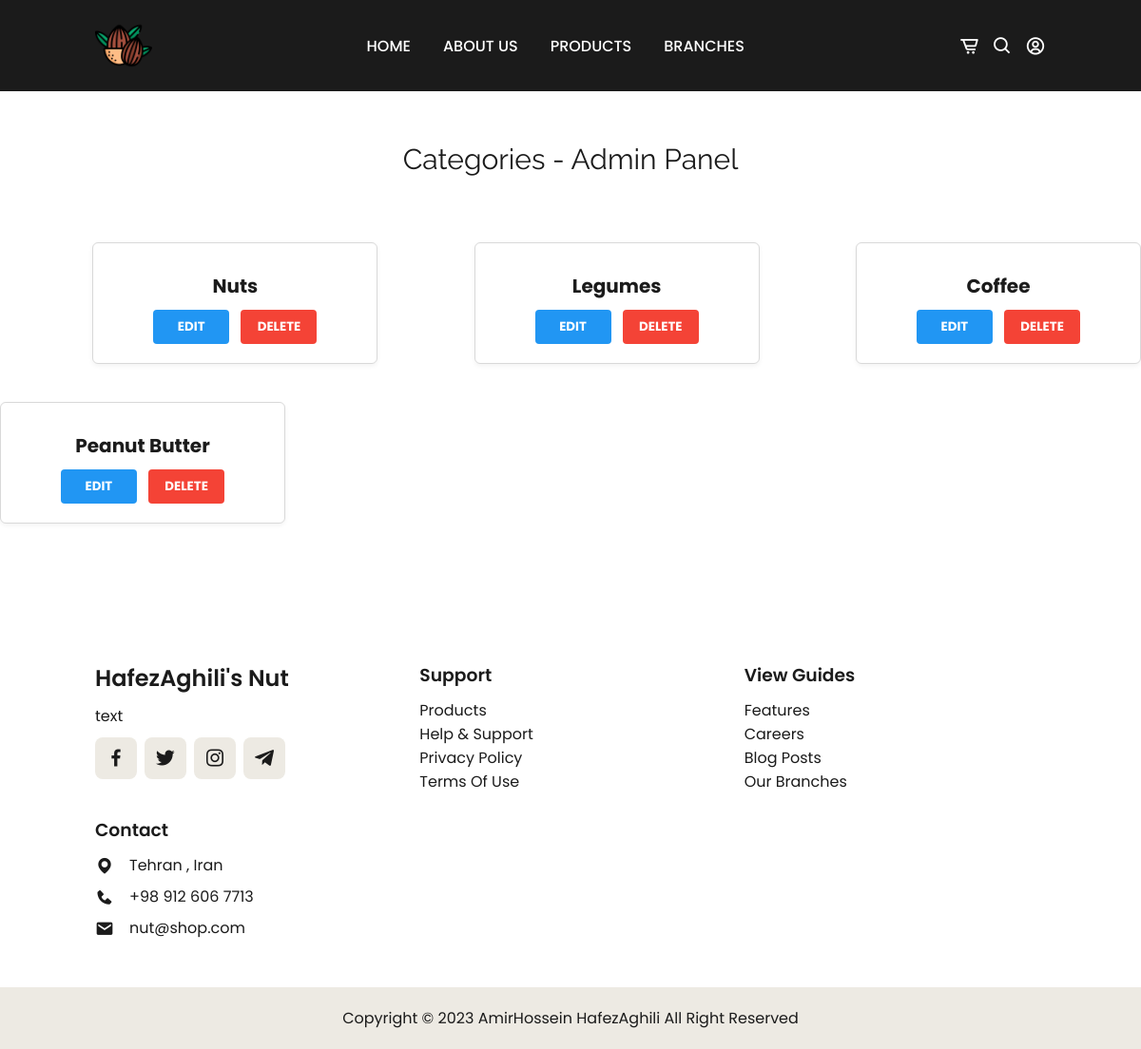
The app's page /panel/category/ with its own data.
### pages/models.py (models this page shows, shortened)
class Category(models.Model):
    name = models.CharField(max_length=50)

### pages/views.py (the view)
# urls.py: path('panel/category/',CategoryListView.as_view(),name='category_view'),
class CategoryListView(ListView):
    model = Category
    template_name = 'panel/category/category_view.html'

### templates/panel/category/category_view.html (shortened to what this page needs)
{% extends 'register_base.html' %}
{% load static %}
    {% block styles %}
    <link rel="stylesheet" type="text/css" href="{% static 'css/stylesListView.css' %}">
    {% endblock %}
{% block content %}
<br><br><br>
<p style="text-align:center" class="title">Categories - Admin Panel</p>
<br><br>
<div class="box-container">
    {% for category in category_list %}
    <div class="list-item">
        <div class="list-title">{{ category.name }}</div>
        <div class="list-buttons">
            <a href="{% url 'category_update' category.pk %}"><button class="button-edit">Edit</button></a>
            <a href="{% url 'category_delete' category.pk %}"><button class="button-delete">Delete</button></a>
        </div>
    </div>
    {% endfor %}
</div>
<br><br><br>
{% endblock %}

### static/css/stylesHome.css (style rules this page uses)
* { font-family: 'Poppins', sans-serif; margin: 0; padding: 0; box-sizing: border-box; scroll-padding-top: 4rem; scroll-behavior: smooth; list-style: none; text-decoration: none; }
:root { --main-color:#bc9667; --second-color:#edeae3; --text-color:#1b1b1b; --bg-color:#ffffff; --box-shadow: 2px 2px 10px 4px rgb(14 55 54 / 15%); }
body { color: var(--text-color); }

### static/css/stylesListView.css (style rules this page uses)
.title { font-family: 'Raleway', sans-serif; font-size: 30px; }
.box-container { display: flex; flex-wrap: wrap; justify-content: space-between; margin: 0 -2px; }
.list-item { width: 300px; margin: 20px 2px; padding: 20px; background-color: #fff; border: 1px solid #d9d9d9; box-shadow: 0 2px 5px rgba(0, 0, 0, 0.05); border-radius: 6px; text-align: center; transition: box-shadow 0.3s ease; }
.list-title { font-size: 20px; font-weight: bold; margin: 10px 0; }
.list-buttons { margin-top: 10px; }
.button-edit, .button-delete { width: 80px; margin: 0 4px; padding: 8px 16px; border-radius: 4px; background-color: #2196F3; color: #fff; font-weight: bold; text-transform: uppercase; border: none; cursor: pointer; transition: background-color 0.3s ease; text-align: center; }
.button-delete { background-color: #F44336; }
.box-container:before, .box-container:after { content: ''; display: table; }
.box-container:after { clear: both; }
.list-item:before, .list-item:after { content: ''; display: table; }
.list-item:after { clear: both; }

### records on screen
Category: name "Nuts"
Category: name "Legumes"
Category: name "Coffee"
Category: name "Peanut Butter"
